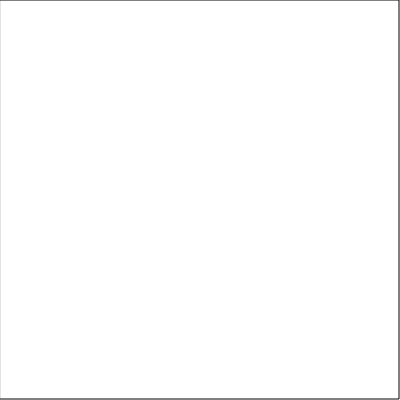
Frame 1 (no input)
Frame 60 (no input): identical to frame 1, image omitted
Frame 120 (the mouse pressed at the canvas centre since frame 60): identical to frame 1, image omitted

The p5.js sketch that drew this single still picture (run headless with seeded random() and noise() and a simulated clock; from frame 60 on, the mouse is pressed at the canvas centre):

// p5.js sketch
// ── sketch.js
var red, blue, green, white;

var backgroundColor;



function setup() {
    createCanvas(400, 400);

    backgroundColor = color(255, 255, 255);

    red = createButton('red');
    red.position(10, 420);
    red.mousePressed(redColor);

    green = createButton('green');
    green.position(100, 420);
    green.mousePressed(greenColor);

    blue = createButton('blue');
    blue.position(200, 420);
    blue.mousePressed(blueColor);

    white = createButton('white');
    white.position(300, 420);
    white.mousePressed(whiteColor);

}

function draw() {
    background(255);
    fill(backgroundColor);
    rect(0, 0, 399, 399);

}

function redColor() {
    backgroundColor = color(255, 0, 0);

}

function blueColor() {
    backgroundColor = color(0, 0, 255);

}

function greenColor() {
    backgroundColor = color(0, 255, 0);

}

function whiteColor() {
    backgroundColor = color(255, 255, 255);

}
